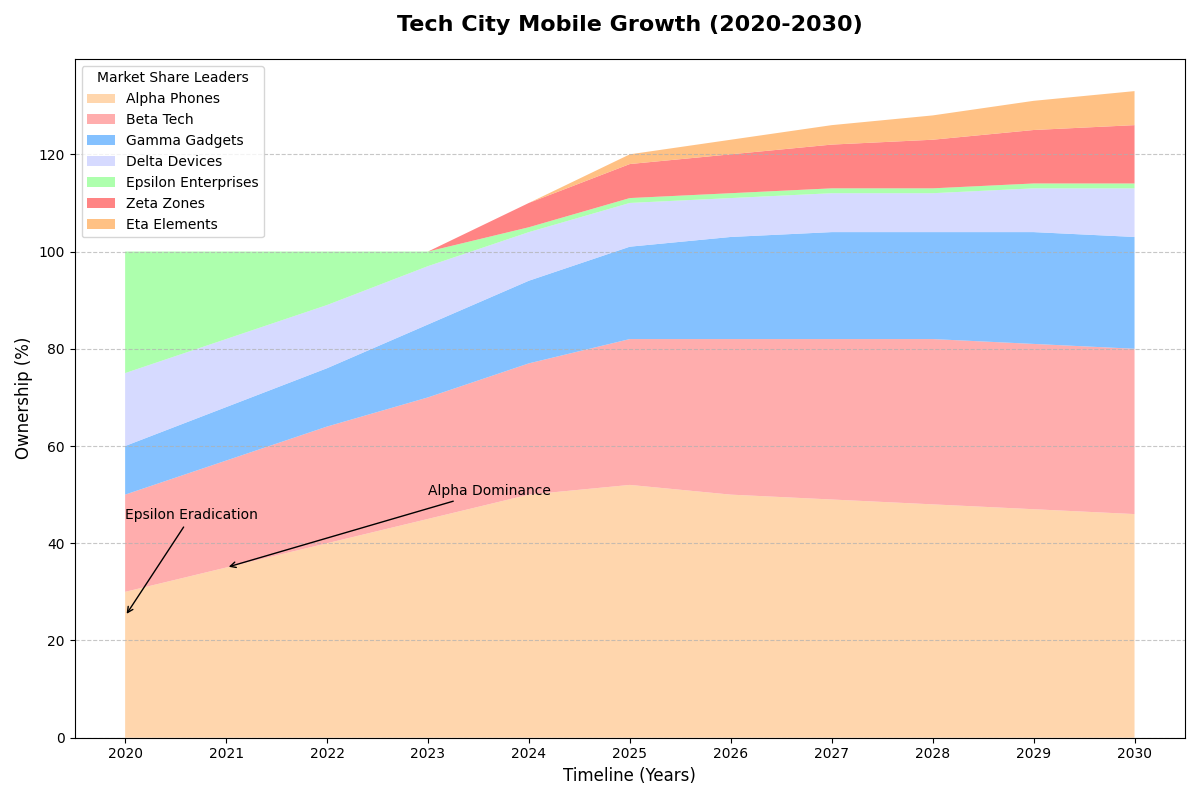

Source code (Python):
import numpy as np
import matplotlib.pyplot as plt

# Define years and market share data for each smartphone brand
years = np.arange(2020, 2031)
brand_a = np.array([30, 35, 40, 45, 50, 52, 50, 49, 48, 47, 46])
brand_b = np.array([20, 22, 24, 25, 27, 30, 32, 33, 34, 34, 34])
brand_c = np.array([10, 11, 12, 15, 17, 19, 21, 22, 22, 23, 23])
brand_d = np.array([15, 14, 13, 12, 10, 9, 8, 8, 8, 9, 10])
brand_e = np.array([25, 18, 11, 3, 1, 1, 1, 1, 1, 1, 1])
brand_f = np.array([0, 0, 0, 0, 5, 7, 8, 9, 10, 11, 12])  # Added Brand F
brand_g = np.array([0, 0, 0, 0, 0, 2, 3, 4, 5, 6, 7])    # Added Brand G

# Create stacked data
data = np.vstack([brand_a, brand_b, brand_c, brand_d, brand_e, brand_f, brand_g])

# Initialize the figure and axis
fig, ax = plt.subplots(figsize=(12, 8))

# Plot the stacked area chart with shuffled colors
ax.stackplot(years, data, labels=["Alpha Phones", "Beta Tech", "Gamma Gadgets", "Delta Devices", 
                                  "Epsilon Enterprises", "Zeta Zones", "Eta Elements"], 
             colors=['#FFCC99', '#FF9999', '#66B2FF', '#CCD1FF', '#99FF99', '#FF6666', '#FFB266'], alpha=0.8)

# Titles and labels
ax.set_title('Tech City Mobile Growth (2020-2030)', fontsize=16, fontweight='bold', pad=20)
ax.set_xlabel('Timeline (Years)', fontsize=12)
ax.set_ylabel('Ownership (%)', fontsize=12)

# Set x-ticks and rotate them if necessary
ax.set_xticks(years)
ax.set_xticklabels(years)

# Add grid and legend
ax.grid(axis='y', linestyle='--', alpha=0.7)
ax.legend(loc='upper left', fontsize=10, title='Market Share Leaders')

# Annotate key market shifts
ax.annotate('Alpha Dominance', xy=(2021, 35), xytext=(2023, 50),
             arrowprops=dict(facecolor='black', arrowstyle='->'), fontsize=10, color='black')
ax.annotate('Epsilon Eradication', xy=(2020, 25), xytext=(2020, 45),
             arrowprops=dict(facecolor='black', arrowstyle='->'), fontsize=10, color='black')

# Ensure the layout is adjusted for better readability
plt.tight_layout()

# Show the plot
plt.show()
